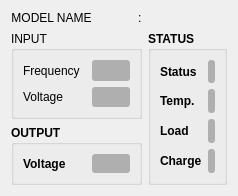
     <widget class="QWidget" name="tab">
      <attribute name="title">
       <string>UPS1</string>
      </attribute>
      <layout class="QGridLayout" name="gridLayout_2">
       <item row="1" column="0">
        <widget class="QGroupBox" name="groupBox_3">
         <property name="styleSheet">
          <string notr="true">font: 75 bold 9pt &quot;Sans Serif&quot;;</string>
         </property>
         <property name="title">
          <string>INPUT</string>
         </property>
         <layout class="QGridLayout" name="gridLayout_3">
          <item row="0" column="0">
           <widget class="QLabel" name="label">
            <property name="minimumSize">
             <size>
              <width>63</width>
              <height>0</height>
             </size>
            </property>
            <property name="styleSheet">
             <string notr="true">font: 9pt &quot;Sans Serif&quot;;</string>
            </property>
            <property name="text">
             <string>Frequency</string>
            </property>
           </widget>
          </item>
          <item row="0" column="1">
           <widget class="QLabel" name="ups1_input_freq">
            <property name="font">
             <font>
              <family>Sans Serif</family>
              <pointsize>9</pointsize>
              <weight>50</weight>
              <italic>false</italic>
              <bold>false</bold>
             </font>
            </property>
            <property name="styleSheet">
             <string notr="true">font: 9pt &quot;Sans Serif&quot;;
border-radius: 3px;
background-color: rgb(175, 175, 175);</string>
            </property>
            <property name="text">
             <string/>
            </property>
            <property name="alignment">
             <set>Qt::AlignCenter</set>
            </property>
           </widget>
          </item>
          <item row="1" column="0">
           <widget class="QLabel" name="label_3">
            <property name="minimumSize">
             <size>
              <width>63</width>
              <height>0</height>
             </size>
            </property>
            <property name="styleSheet">
             <string notr="true">font: 9pt &quot;Sans Serif&quot;;</string>
            </property>
            <property name="text">
             <string>Voltage</string>
            </property>
           </widget>
          </item>
          <item row="1" column="1">
           <widget class="QLabel" name="ups1_input_vol">
            <property name="font">
             <font>
              <family>Sans Serif</family>
              <pointsize>9</pointsize>
              <weight>50</weight>
              <italic>false</italic>
              <bold>false</bold>
             </font>
            </property>
            <property name="styleSheet">
             <string notr="true">font: 9pt &quot;Sans Serif&quot;;
border-radius: 3px;
background-color: rgb(175, 175, 175);</string>
            </property>
            <property name="text">
             <string/>
            </property>
            <property name="alignment">
             <set>Qt::AlignCenter</set>
            </property>
           </widget>
          </item>
         </layout>
        </widget>
       </item>
       <item row="1" column="1" rowspan="2">
        <widget class="QGroupBox" name="groupBox_8">
         <property name="font">
          <font>
           <weight>75</weight>
           <bold>true</bold>
          </font>
         </property>
         <property name="title">
          <string>STATUS</string>
         </property>
         <layout class="QGridLayout" name="gridLayout_5">
          <item row="0" column="0">
           <widget class="QLabel" name="label_7">
            <property name="styleSheet">
             <string notr="true">font: 9pt &quot;Sans Serif&quot;;</string>
            </property>
            <property name="text">
             <string>Status</string>
            </property>
           </widget>
          </item>
          <item row="0" column="1">
           <widget class="QLabel" name="ups1_status">
            <property name="minimumSize">
             <size>
              <width>0</width>
              <height>23</height>
             </size>
            </property>
            <property name="font">
             <font>
              <family>Sans Serif</family>
              <pointsize>9</pointsize>
              <weight>50</weight>
              <italic>false</italic>
              <bold>false</bold>
             </font>
            </property>
            <property name="styleSheet">
             <string notr="true">font: 9pt &quot;Sans Serif&quot;;
border-radius: 3px;
background-color: rgb(175, 175, 175);</string>
            </property>
            <property name="text">
             <string/>
            </property>
            <property name="alignment">
             <set>Qt::AlignCenter</set>
            </property>
           </widget>
          </item>
          <item row="1" column="0">
           <widget class="QLabel" name="label_9">
            <property name="styleSheet">
             <string notr="true">font: 9pt &quot;Sans Serif&quot;;</string>
            </property>
            <property name="text">
             <string>Temp.</string>
            </property>
           </widget>
          </item>
          <item row="1" column="1">
           <widget class="QLabel" name="ups1_temp">
            <property name="minimumSize">
             <size>
              <width>0</width>
              <height>24</height>
             </size>
            </property>
            <property name="font">
             <font>
              <family>Sans Serif</family>
              <pointsize>9</pointsize>
              <weight>50</weight>
              <italic>false</italic>
              <bold>false</bold>
             </font>
            </property>
            <property name="styleSheet">
             <string notr="true">font: 9pt &quot;Sans Serif&quot;;
border-radius: 3px;
background-color: rgb(175, 175, 175);</string>
            </property>
            <property name="text">
             <string/>
            </property>
            <property name="alignment">
             <set>Qt::AlignCenter</set>
            </property>
           </widget>
          </item>
          <item row="2" column="0">
           <widget class="QLabel" name="label_11">
            <property name="styleSheet">
             <string notr="true">font: 9pt &quot;Sans Serif&quot;;</string>
            </property>
            <property name="text">
             <string>Load</string>
            </property>
           </widget>
          </item>
          <item row="2" column="1">
           <widget class="QLabel" name="ups1_load">
            <property name="minimumSize">
             <size>
              <width>0</width>
              <height>24</height>
             </size>
            </property>
            <property name="font">
             <font>
              <family>Sans Serif</family>
              <pointsize>9</pointsize>
              <weight>50</weight>
              <italic>false</italic>
              <bold>false</bold>
             </font>
            </property>
            <property name="styleSheet">
             <string notr="true">font: 9pt &quot;Sans Serif&quot;;
border-radius: 3px;
background-color: rgb(175, 175, 175);</string>
            </property>
            <property name="text">
             <string/>
            </property>
            <property name="alignment">
             <set>Qt::AlignCenter</set>
            </property>
           </widget>
          </item>
          <item row="3" column="0">
           <widget class="QLabel" name="label_13">
            <property name="styleSheet">
             <string notr="true">font: 9pt &quot;Sans Serif&quot;;</string>
            </property>
            <property name="text">
             <string>Charge</string>
            </property>
           </widget>
          </item>
          <item row="3" column="1">
           <widget class="QLabel" name="ups1_charge">
            <property name="minimumSize">
             <size>
              <width>0</width>
              <height>24</height>
             </size>
            </property>
            <property name="font">
             <font>
              <family>Sans Serif</family>
              <pointsize>9</pointsize>
              <weight>50</weight>
              <italic>false</italic>
              <bold>false</bold>
             </font>
            </property>
            <property name="styleSheet">
             <string notr="true">font: 9pt &quot;Sans Serif&quot;;
border-radius: 3px;
background-color: rgb(175, 175, 175);</string>
            </property>
            <property name="text">
             <string/>
            </property>
            <property name="alignment">
             <set>Qt::AlignCenter</set>
            </property>
           </widget>
          </item>
         </layout>
        </widget>
       </item>
       <item row="2" column="0">
        <widget class="QGroupBox" name="groupBox_9">
         <property name="maximumSize">
          <size>
           <width>16777215</width>
           <height>60</height>
          </size>
         </property>
         <property name="font">
          <font>
           <weight>75</weight>
           <bold>true</bold>
          </font>
         </property>
         <property name="title">
          <string>OUTPUT</string>
         </property>
         <layout class="QGridLayout" name="gridLayout_4">
          <item row="0" column="0">
           <widget class="QLabel" name="label_5">
            <property name="minimumSize">
             <size>
              <width>63</width>
              <height>0</height>
             </size>
            </property>
            <property name="styleSheet">
             <string notr="true">font: 9pt &quot;Sans Serif&quot;;
border-radius: 3px;</string>
            </property>
            <property name="text">
             <string>Voltage</string>
            </property>
           </widget>
          </item>
          <item row="0" column="1">
           <widget class="QLabel" name="ups1_output_vol">
            <property name="font">
             <font>
              <family>Sans Serif</family>
              <pointsize>9</pointsize>
              <weight>50</weight>
              <italic>false</italic>
              <bold>false</bold>
             </font>
            </property>
            <property name="styleSheet">
             <string notr="true">font: 9pt &quot;Sans Serif&quot;;
border-radius: 3px;
background-color: rgb(175, 175, 175);</string>
            </property>
            <property name="text">
             <string/>
            </property>
            <property name="alignment">
             <set>Qt::AlignCenter</set>
            </property>
           </widget>
          </item>
         </layout>
        </widget>
       </item>
       <item row="0" column="0">
        <widget class="QLabel" name="label_15">
         <property name="maximumSize">
          <size>
           <width>16777215</width>
           <height>15</height>
          </size>
         </property>
         <property name="text">
          <string>MODEL NAME              :</string>
         </property>
         <property name="alignment">
          <set>Qt::AlignCenter</set>
         </property>
        </widget>
       </item>
       <item row="0" column="1">
        <widget class="QLabel" name="ups1_model">
         <property name="maximumSize">
          <size>
           <width>16777215</width>
           <height>15</height>
          </size>
         </property>
         <property name="font">
          <font>
           <weight>75</weight>
           <bold>true</bold>
          </font>
         </property>
         <property name="text">
          <string/>
         </property>
         <property name="alignment">
          <set>Qt::AlignCenter</set>
         </property>
        </widget>
       </item>
      </layout>
     </widget>
